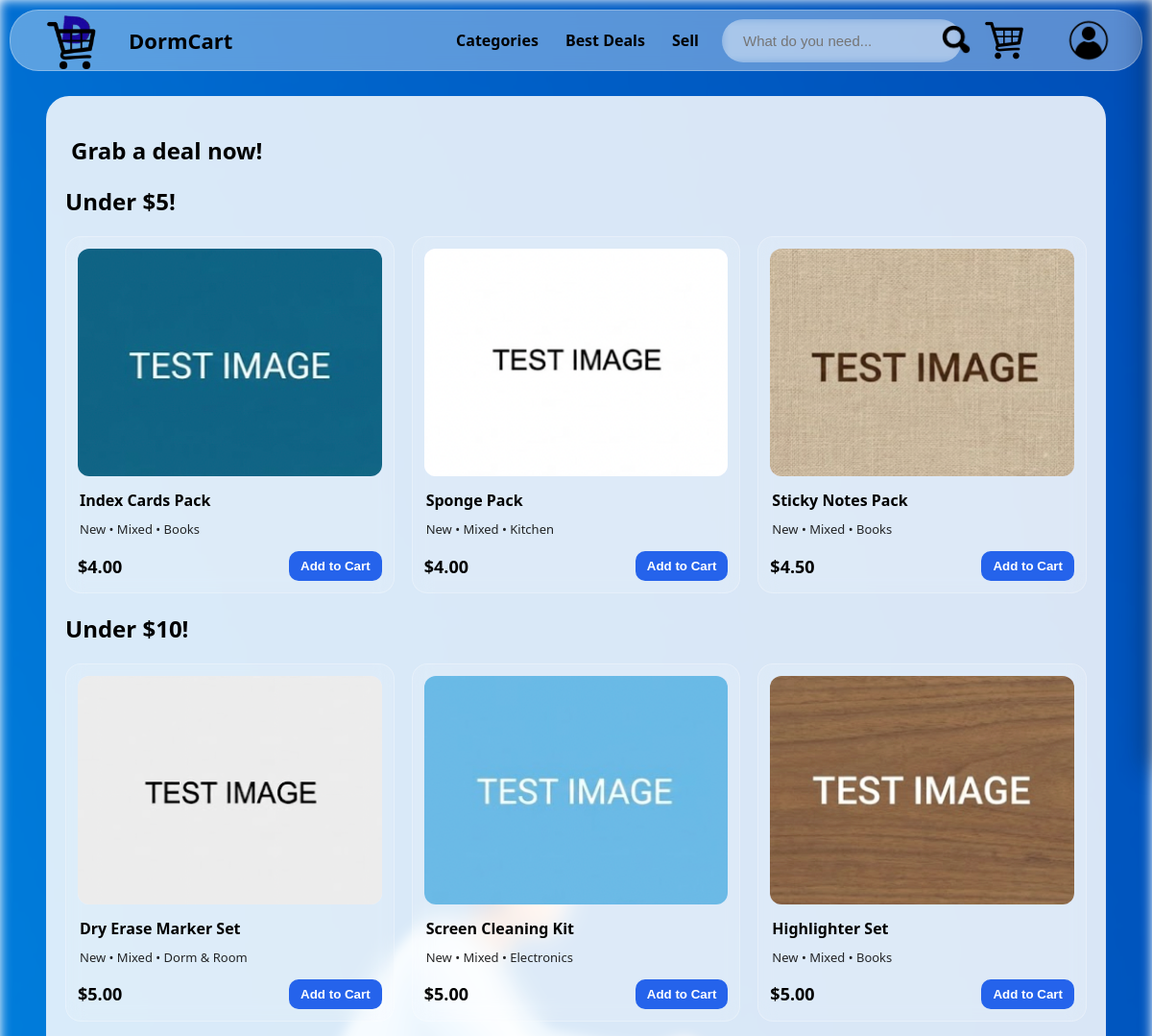
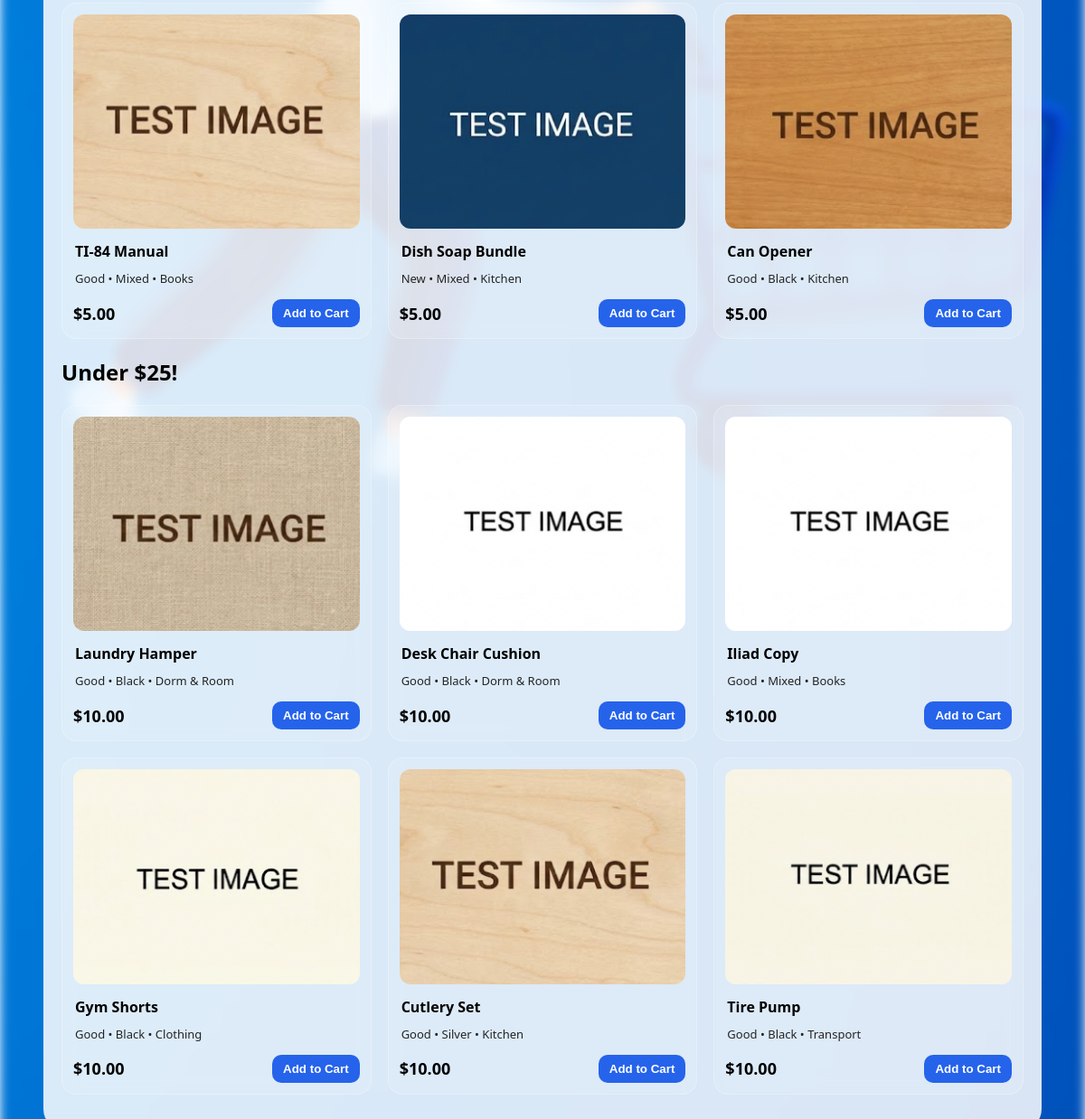
/best_deals (signed in), run on the app's committed database (2 pictures, top to bottom).
### tables this page shows
CREATE TABLE products (
    id INTEGER PRIMARY KEY AUTOINCREMENT,
    title TEXT NOT NULL,
    description TEXT,
    price REAL NOT NULL,
    condition TEXT,
    color TEXT,
    image_url TEXT,
    seller_id INTEGER,
    is_sold INTEGER DEFAULT 0,
    created_at TEXT DEFAULT CURRENT_TIMESTAMP
    , category TEXT);

### app.py (the view)
@app.route("/best_deals")
@login_required
def best_deals():
    conn = get_db()
    cur = conn.cursor()
    base_query = """
        SELECT
            p.id,
            p.title,
            p.price,
            p.condition,
            p.color,
            p.category,
            (
                SELECT image_url
                FROM product_images pi
                WHERE pi.product_id = p.id
                ORDER BY pi.sort_order, pi.id
                LIMIT 1
            ) AS main_image
        FROM products p
        WHERE p.is_sold = 0
    """
    under_5 = cur.execute(
        base_query + " AND p.price < 5 ORDER BY p.price ASC LIMIT 6"
    ).fetchall()
    under_10 = cur.execute(
        base_query + " AND p.price >= 5 AND p.price < 10 ORDER BY p.price ASC LIMIT 6"
    ).fetchall()
    under_25 = cur.execute(
        base_query + " AND p.price >= 10 AND p.price < 25 ORDER BY p.price ASC LIMIT 6"
    ).fetchall()
    conn.close()
    return render_template(
        "best_deals.html",
        title="Best Deals",
        under_5=under_5,
        under_10=under_10,
        under_25=under_25
    )

### app.py (called while the page is built)
def get_db():
    conn = sqlite3.connect(DB_PATH)
    conn.row_factory = sqlite3.Row
    return conn

def login_required(f):
    @wraps(f)
    def wrapper(*args, **kwargs):
        if session.get("user_id") is None:
            return redirect(url_for("login"))
        return f(*args, **kwargs)
    return wrapper

@app.context_processor
def inject_user():
    return {"current_user_id": session.get("user_id")}

### templates/best_deals.html (shortened to what this page needs)
{% extends "layout.html" %}
{% block body %}
    <main class="page">
        <h1 class="section-title">Grab a deal now!</h1>
        <section class="deal-section">
            <h2 class="deal-title">Under $5!</h2>
            {% if under_5 and under_5|length > 0 %}
                <div class="grid">
                    {% for p in under_5 %}
                        <article class="card"
                                 data-url="{{ url_for('product_detail', product_id=p['id']) }}"
                                 onclick="window.location.href=this.dataset.url;">
                            <div class="thumb">
                                {% if p['main_image'] %}
                                    <img src="{{ p['main_image'] }}" alt="{{ p['title'] }}">
                                {% else %}
                                    No image
                                {% endif %}
                            </div>
                            <h3 class="title">{{ p["title"] }}</h3>
                            <p class="meta">
                                {{ p["condition"] }}
                                {% if p["color"] %} • {{ p["color"] }}{% endif %}
                                {% if p["category"] %} • {{ p["category"] }}{% endif %}
                            </p>
                            <div class="row">
                                <span class="price">${{ "%.2f"|format(p["price"]) }}</span>
                                <form action="{{ url_for('cart_add', product_id=p['id']) }}" method="post">
                                    <button class="btn" type="submit" onclick="event.stopPropagation();">
                                        Add to Cart
                                    </button>
                                </form>
                            </div>
                        </article>
                    {% endfor %}
                </div>
            {% else %}
                <p class="meta">No deals available under $5 right now.</p>
            {% endif %}
        </section>
        <section class="deal-section">
            <h2 class="deal-title">Under $10!</h2>
            {% if under_10 and under_10|length > 0 %}
                <div class="grid">
                    {% for p in under_10 %}
                        <article class="card"
                                 data-url="{{ url_for('product_detail', product_id=p['id']) }}"
                                 onclick="window.location.href=this.dataset.url;">
                            <div class="thumb">
                                {% if p['main_image'] %}
                                    <img src="{{ p['main_image'] }}" alt="{{ p['title'] }}">
                                {% else %}
                                    No image
                                {% endif %}
                            </div>
                            <h3 class="title">{{ p["title"] }}</h3>
                            <p class="meta">
                                {{ p["condition"] }}
                                {% if p["color"] %} • {{ p["color"] }}{% endif %}
                                {% if p["category"] %} • {{ p["category"] }}{% endif %}
                            </p>
                            <div class="row">
                                <span class="price">${{ "%.2f"|format(p["price"]) }}</span>
                                <form action="{{ url_for('cart_add', product_id=p['id']) }}" method="post">
                                    <button class="btn" type="submit" onclick="event.stopPropagation();">
                                        Add to Cart
                                    </button>
                                </form>
                            </div>
                        </article>
                    {% endfor %}
                </div>
            {% else %}
                <p class="meta">No deals available under $10 right now.</p>
            {% endif %}
        </section>
        <section class="deal-section">
            <h2 class="deal-title">Under $25!</h2>
            {% if under_25 and under_25|length > 0 %}
                <div class="grid">
                    {% for p in under_25 %}
                        <article class="card"
                                 data-url="{{ url_for('product_detail', product_id=p['id']) }}"
                                 onclick="window.location.href=this.dataset.url;">
                            <div class="thumb">
                                {% if p['main_image'] %}
                                    <img src="{{ p['main_image'] }}" alt="{{ p['title'] }}">
                                {% else %}
                                    No image
                                {% endif %}
                            </div>
                            <h3 class="title">{{ p["title"] }}</h3>
                            <p class="meta">
                                {{ p["condition"] }}
                                {% if p["color"] %} • {{ p["color"] }}{% endif %}
                                {% if p["category"] %} • {{ p["category"] }}{% endif %}
                            </p>
                            <div class="row">
                                <span class="price">${{ "%.2f"|format(p["price"]) }}</span>
                                <form action="{{ url_for('cart_add', product_id=p['id']) }}" method="post">
                                    <button class="btn" type="submit" onclick="event.stopPropagation();">
                                        Add to Cart
                                    </button>
                                </form>
                            </div>
                        </article>
                    {% endfor %}
                </div>
            {% else %}
                <p class="meta">No deals available under $25 right now.</p>
            {% endif %}
        </section>
    </main>
{% endblock %}

### static/css/style.css (style rules this page uses)
* { text-decoration: none; }
*, *::before, *::after { box-sizing: border-box; }
:root { --ink-inv: black; --bar-bg: rgba(255, 255, 255, 0.35); --link-hover-bg: rgba(255, 255, 255, 0.12); --border: rgba(255, 255, 255, 0.12); --ink: #0b1220; --primary: #2563eb; --primary-600: #1d4ed8; --ring: rgba(37, 99, 235, 0.35); --chip: rgba(255,255,255,0.12); --navbar-h: 64px; }
body { display: flex; margin: 0; font-family: calibri, system-ui, -apple-system, BlinkMacSystemFont, "Segoe UI", sans-serif; min-height: 100vh; padding: 0; }
body::before { content: ""; position: fixed; inset: 0; background: url("../images/man.png") no-repeat center right, url("../images/blue_back.png") no-repeat center center; background-size: contain, cover; filter: blur(3px); z-index: -1; }
body::before { filter: blur(6px); }
main.page { padding: 40px 20px 40px; width: min(92vw, 1200px); margin: calc(var(--navbar-h) + 36px) auto 40px; background-color: rgba(255, 255, 255, 0.85); border-radius: clamp(12px, 2vw, 30px); }
.section-title { color: black; font-weight: 800; margin: 0 0 14px 6px; font-size: 24px; }

### templates/best_deals.html (style rules this page uses)
.grid { display: grid; gap: 18px; grid-template-columns: repeat(auto-fill, minmax(300px, 1fr)); }
.card { background: rgba(255,255,255,0.12); border: 1px solid rgba(255,255,255,0.28); border-radius: 16px; backdrop-filter: blur(10px); -webkit-backdrop-filter: blur(10px); padding: 12px; display: flex; flex-direction: column; gap: 10px; transition: transform .15s ease, box-shadow .15s ease; cursor: pointer; }
.thumb { position: relative; aspect-ratio: 4/3; overflow: hidden; border-radius: 12px; background: linear-gradient(35deg, #eff3ff, #e6ecff); display: grid; place-items: center; color: #6371a6; font-weight: 700; }
.thumb img { width: 100%; height: 100%; object-fit: cover; display: block; }
.title { margin: 4px 2px 0; font-size: 16px; color: #000; font-weight: 700; }
.meta { margin: 0 2px; font-size: 13px; color: rgba(0,0,0,.85); }
.row { display: flex; align-items: center; justify-content: space-between; gap: 10px; margin-top: 4px; }
.price { color: #000; font-weight: 800; font-size: 18px; }
.btn { border:0; background:var(--primary); color:#fff; padding:8px 12px; border-radius:10px; font-weight:600; cursor:pointer; }

### data on the page
products: shows a picture, title "Index Cards Pack", condition "New", color "Mixed", category "Books", price "4.00"
products: shows a picture, title "Sponge Pack", condition "New", color "Mixed", category "Kitchen", price "4.00"
products: shows a picture, title "Sticky Notes Pack", condition "New", color "Mixed", category "Books", price "4.50"
products: shows a picture, title "Dry Erase Marker Set", condition "New", color "Mixed", category "Dorm & Room", price "5.00"
products: shows a picture, title "Screen Cleaning Kit", condition "New", color "Mixed", category "Electronics", price "5.00"
products: shows a picture, title "Highlighter Set", condition "New", color "Mixed", category "Books", price "5.00"
products: shows a picture, title "TI-84 Manual", condition "Good", color "Mixed", category "Books", price "5.00"
products: shows a picture, title "Dish Soap Bundle", condition "New", color "Mixed", category "Kitchen", price "5.00"
products: shows a picture, title "Can Opener", condition "Good", color "Black", category "Kitchen", price "5.00"
products: shows a picture, title "Laundry Hamper", condition "Good", color "Black", category "Dorm & Room", price "10.00"
products: title "Desk Chair Cushion", condition "Good", color "Black", category "Dorm & Room", price "10.00"
products: title "Iliad Copy", condition "Good", color "Mixed", category "Books", price "10.00"
products: shows a picture, title "Gym Shorts", condition "Good", color "Black", category "Clothing", price "10.00"
products: shows a picture, title "Cutlery Set", condition "Good", color "Silver", category "Kitchen", price "10.00"
products: shows a picture, title "Tire Pump", condition "Good", color "Black", category "Transport", price "10.00"
